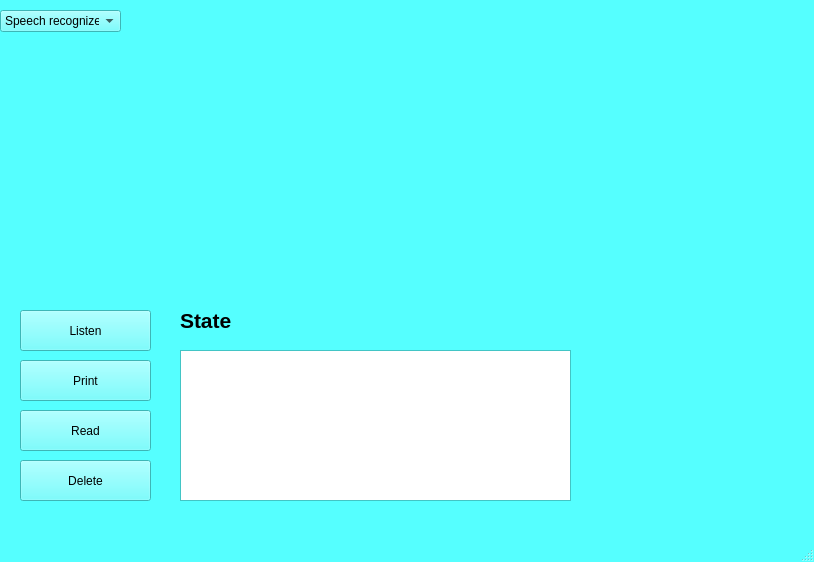
<?xml version="1.0" encoding="UTF-8"?>
<ui version="4.0">
 <class>MainWindow</class>
 <widget class="QMainWindow" name="MainWindow">
  <property name="geometry">
   <rect>
    <x>0</x>
    <y>0</y>
    <width>814</width>
    <height>562</height>
   </rect>
  </property>
  <property name="palette">
   <palette>
    <active>
     <colorrole role="WindowText">
      <brush brushstyle="SolidPattern">
       <color alpha="255">
        <red>0</red>
        <green>0</green>
        <blue>0</blue>
       </color>
      </brush>
     </colorrole>
     <colorrole role="Button">
      <brush brushstyle="SolidPattern">
       <color alpha="255">
        <red>85</red>
        <green>255</green>
        <blue>255</blue>
       </color>
      </brush>
     </colorrole>
     <colorrole role="Light">
      <brush brushstyle="SolidPattern">
       <color alpha="255">
        <red>212</red>
        <green>255</green>
        <blue>255</blue>
       </color>
      </brush>
     </colorrole>
     <colorrole role="Midlight">
      <brush brushstyle="SolidPattern">
       <color alpha="255">
        <red>148</red>
        <green>255</green>
        <blue>255</blue>
       </color>
      </brush>
     </colorrole>
     <colorrole role="Dark">
      <brush brushstyle="SolidPattern">
       <color alpha="255">
        <red>42</red>
        <green>127</green>
        <blue>127</blue>
       </color>
      </brush>
     </colorrole>
     <colorrole role="Mid">
      <brush brushstyle="SolidPattern">
       <color alpha="255">
        <red>57</red>
        <green>170</green>
        <blue>170</blue>
       </color>
      </brush>
     </colorrole>
     <colorrole role="Text">
      <brush brushstyle="SolidPattern">
       <color alpha="255">
        <red>0</red>
        <green>0</green>
        <blue>0</blue>
       </color>
      </brush>
     </colorrole>
     <colorrole role="BrightText">
      <brush brushstyle="SolidPattern">
       <color alpha="255">
        <red>255</red>
        <green>255</green>
        <blue>255</blue>
       </color>
      </brush>
     </colorrole>
     <colorrole role="ButtonText">
      <brush brushstyle="SolidPattern">
       <color alpha="255">
        <red>0</red>
        <green>0</green>
        <blue>0</blue>
       </color>
      </brush>
     </colorrole>
     <colorrole role="Base">
      <brush brushstyle="SolidPattern">
       <color alpha="255">
        <red>255</red>
        <green>255</green>
        <blue>255</blue>
       </color>
      </brush>
     </colorrole>
     <colorrole role="Window">
      <brush brushstyle="SolidPattern">
       <color alpha="255">
        <red>85</red>
        <green>255</green>
        <blue>255</blue>
       </color>
      </brush>
     </colorrole>
     <colorrole role="Shadow">
      <brush brushstyle="SolidPattern">
       <color alpha="255">
        <red>0</red>
        <green>0</green>
        <blue>0</blue>
       </color>
      </brush>
     </colorrole>
     <colorrole role="AlternateBase">
      <brush brushstyle="SolidPattern">
       <color alpha="255">
        <red>170</red>
        <green>255</green>
        <blue>255</blue>
       </color>
      </brush>
     </colorrole>
     <colorrole role="ToolTipBase">
      <brush brushstyle="SolidPattern">
       <color alpha="255">
        <red>255</red>
        <green>255</green>
        <blue>220</blue>
       </color>
      </brush>
     </colorrole>
     <colorrole role="ToolTipText">
      <brush brushstyle="SolidPattern">
       <color alpha="255">
        <red>0</red>
        <green>0</green>
        <blue>0</blue>
       </color>
      </brush>
     </colorrole>
     <colorrole role="PlaceholderText">
      <brush brushstyle="SolidPattern">
       <color alpha="128">
        <red>0</red>
        <green>0</green>
        <blue>0</blue>
       </color>
      </brush>
     </colorrole>
    </active>
    <inactive>
     <colorrole role="WindowText">
      <brush brushstyle="SolidPattern">
       <color alpha="255">
        <red>0</red>
        <green>0</green>
        <blue>0</blue>
       </color>
      </brush>
     </colorrole>
     <colorrole role="Button">
      <brush brushstyle="SolidPattern">
       <color alpha="255">
        <red>85</red>
        <green>255</green>
        <blue>255</blue>
       </color>
      </brush>
     </colorrole>
     <colorrole role="Light">
      <brush brushstyle="SolidPattern">
       <color alpha="255">
        <red>212</red>
        <green>255</green>
        <blue>255</blue>
       </color>
      </brush>
     </colorrole>
     <colorrole role="Midlight">
      <brush brushstyle="SolidPattern">
       <color alpha="255">
        <red>148</red>
        <green>255</green>
        <blue>255</blue>
       </color>
      </brush>
     </colorrole>
     <colorrole role="Dark">
      <brush brushstyle="SolidPattern">
       <color alpha="255">
        <red>42</red>
        <green>127</green>
        <blue>127</blue>
       </color>
      </brush>
     </colorrole>
     <colorrole role="Mid">
      <brush brushstyle="SolidPattern">
       <color alpha="255">
        <red>57</red>
        <green>170</green>
        <blue>170</blue>
       </color>
      </brush>
     </colorrole>
     <colorrole role="Text">
      <brush brushstyle="SolidPattern">
       <color alpha="255">
        <red>0</red>
        <green>0</green>
        <blue>0</blue>
       </color>
      </brush>
     </colorrole>
     <colorrole role="BrightText">
      <brush brushstyle="SolidPattern">
       <color alpha="255">
        <red>255</red>
        <green>255</green>
        <blue>255</blue>
       </color>
      </brush>
     </colorrole>
     <colorrole role="ButtonText">
      <brush brushstyle="SolidPattern">
       <color alpha="255">
        <red>0</red>
        <green>0</green>
        <blue>0</blue>
       </color>
      </brush>
     </colorrole>
     <colorrole role="Base">
      <brush brushstyle="SolidPattern">
       <color alpha="255">
        <red>255</red>
        <green>255</green>
        <blue>255</blue>
       </color>
      </brush>
     </colorrole>
     <colorrole role="Window">
      <brush brushstyle="SolidPattern">
       <color alpha="255">
        <red>85</red>
        <green>255</green>
        <blue>255</blue>
       </color>
      </brush>
     </colorrole>
     <colorrole role="Shadow">
      <brush brushstyle="SolidPattern">
       <color alpha="255">
        <red>0</red>
        <green>0</green>
        <blue>0</blue>
       </color>
      </brush>
     </colorrole>
     <colorrole role="AlternateBase">
      <brush brushstyle="SolidPattern">
       <color alpha="255">
        <red>170</red>
        <green>255</green>
        <blue>255</blue>
       </color>
      </brush>
     </colorrole>
     <colorrole role="ToolTipBase">
      <brush brushstyle="SolidPattern">
       <color alpha="255">
        <red>255</red>
        <green>255</green>
        <blue>220</blue>
       </color>
      </brush>
     </colorrole>
     <colorrole role="ToolTipText">
      <brush brushstyle="SolidPattern">
       <color alpha="255">
        <red>0</red>
        <green>0</green>
        <blue>0</blue>
       </color>
      </brush>
     </colorrole>
     <colorrole role="PlaceholderText">
      <brush brushstyle="SolidPattern">
       <color alpha="128">
        <red>0</red>
        <green>0</green>
        <blue>0</blue>
       </color>
      </brush>
     </colorrole>
    </inactive>
    <disabled>
     <colorrole role="WindowText">
      <brush brushstyle="SolidPattern">
       <color alpha="255">
        <red>42</red>
        <green>127</green>
        <blue>127</blue>
       </color>
      </brush>
     </colorrole>
     <colorrole role="Button">
      <brush brushstyle="SolidPattern">
       <color alpha="255">
        <red>85</red>
        <green>255</green>
        <blue>255</blue>
       </color>
      </brush>
     </colorrole>
     <colorrole role="Light">
      <brush brushstyle="SolidPattern">
       <color alpha="255">
        <red>212</red>
        <green>255</green>
        <blue>255</blue>
       </color>
      </brush>
     </colorrole>
     <colorrole role="Midlight">
      <brush brushstyle="SolidPattern">
       <color alpha="255">
        <red>148</red>
        <green>255</green>
        <blue>255</blue>
       </color>
      </brush>
     </colorrole>
     <colorrole role="Dark">
      <brush brushstyle="SolidPattern">
       <color alpha="255">
        <red>42</red>
        <green>127</green>
        <blue>127</blue>
       </color>
      </brush>
     </colorrole>
     <colorrole role="Mid">
      <brush brushstyle="SolidPattern">
       <color alpha="255">
        <red>57</red>
        <green>170</green>
        <blue>170</blue>
       </color>
      </brush>
     </colorrole>
     <colorrole role="Text">
      <brush brushstyle="SolidPattern">
       <color alpha="255">
        <red>42</red>
        <green>127</green>
        <blue>127</blue>
       </color>
      </brush>
     </colorrole>
     <colorrole role="BrightText">
      <brush brushstyle="SolidPattern">
       <color alpha="255">
        <red>255</red>
        <green>255</green>
        <blue>255</blue>
       </color>
      </brush>
     </colorrole>
     <colorrole role="ButtonText">
      <brush brushstyle="SolidPattern">
       <color alpha="255">
        <red>42</red>
        <green>127</green>
        <blue>127</blue>
       </color>
      </brush>
     </colorrole>
     <colorrole role="Base">
      <brush brushstyle="SolidPattern">
       <color alpha="255">
        <red>85</red>
        <green>255</green>
        <blue>255</blue>
       </color>
      </brush>
     </colorrole>
     <colorrole role="Window">
      <brush brushstyle="SolidPattern">
       <color alpha="255">
        <red>85</red>
        <green>255</green>
        <blue>255</blue>
       </color>
      </brush>
     </colorrole>
     <colorrole role="Shadow">
      <brush brushstyle="SolidPattern">
       <color alpha="255">
        <red>0</red>
        <green>0</green>
        <blue>0</blue>
       </color>
      </brush>
     </colorrole>
     <colorrole role="AlternateBase">
      <brush brushstyle="SolidPattern">
       <color alpha="255">
        <red>85</red>
        <green>255</green>
        <blue>255</blue>
       </color>
      </brush>
     </colorrole>
     <colorrole role="ToolTipBase">
      <brush brushstyle="SolidPattern">
       <color alpha="255">
        <red>255</red>
        <green>255</green>
        <blue>220</blue>
       </color>
      </brush>
     </colorrole>
     <colorrole role="ToolTipText">
      <brush brushstyle="SolidPattern">
       <color alpha="255">
        <red>0</red>
        <green>0</green>
        <blue>0</blue>
       </color>
      </brush>
     </colorrole>
     <colorrole role="PlaceholderText">
      <brush brushstyle="SolidPattern">
       <color alpha="128">
        <red>0</red>
        <green>0</green>
        <blue>0</blue>
       </color>
      </brush>
     </colorrole>
    </disabled>
   </palette>
  </property>
  <property name="windowTitle">
   <string>MainWindow</string>
  </property>
  <widget class="QWidget" name="centralwidget">
   <widget class="QLabel" name="label">
    <property name="geometry">
     <rect>
      <x>-310</x>
      <y>-40</y>
      <width>1121</width>
      <height>621</height>
     </rect>
    </property>
    <property name="text">
     <string/>
    </property>
    <property name="pixmap">
     <pixmap>../../Pictures/shutterstock_1443420086-1380x548 (1).jpeg</pixmap>
    </property>
   </widget>
   <widget class="QPushButton" name="pushButton_2">
    <property name="geometry">
     <rect>
      <x>20</x>
      <y>460</y>
      <width>131</width>
      <height>41</height>
     </rect>
    </property>
    <property name="text">
     <string>Delete</string>
    </property>
   </widget>
   <widget class="QTextEdit" name="textEdit">
    <property name="geometry">
     <rect>
      <x>180</x>
      <y>350</y>
      <width>391</width>
      <height>151</height>
     </rect>
    </property>
   </widget>
   <widget class="QPushButton" name="pushButton">
    <property name="geometry">
     <rect>
      <x>20</x>
      <y>360</y>
      <width>131</width>
      <height>41</height>
     </rect>
    </property>
    <property name="text">
     <string>Print</string>
    </property>
   </widget>
   <widget class="QPushButton" name="pushButton_3">
    <property name="geometry">
     <rect>
      <x>20</x>
      <y>310</y>
      <width>131</width>
      <height>41</height>
     </rect>
    </property>
    <property name="text">
     <string>Listen</string>
    </property>
   </widget>
   <widget class="QLabel" name="label_2">
    <property name="geometry">
     <rect>
      <x>180</x>
      <y>300</y>
      <width>171</width>
      <height>41</height>
     </rect>
    </property>
    <property name="text">
     <string>&lt;html&gt;&lt;head/&gt;&lt;body&gt;&lt;p&gt;&lt;span style=&quot; font-size:16pt; font-weight:600;&quot;&gt;State&lt;/span&gt;&lt;/p&gt;&lt;/body&gt;&lt;/html&gt;</string>
    </property>
   </widget>
   <widget class="QPushButton" name="pushButton_4">
    <property name="geometry">
     <rect>
      <x>20</x>
      <y>410</y>
      <width>131</width>
      <height>41</height>
     </rect>
    </property>
    <property name="text">
     <string>Read</string>
    </property>
   </widget>
   <widget class="QComboBox" name="comboBox">
    <property name="geometry">
     <rect>
      <x>0</x>
      <y>10</y>
      <width>121</width>
      <height>22</height>
     </rect>
    </property>
    <item>
     <property name="text">
      <string>Speech recognizer</string>
     </property>
    </item>
    <item>
     <property name="text">
      <string>Face Recognizer</string>
     </property>
    </item>
   </widget>
  </widget>
  <widget class="QMenuBar" name="menubar">
   <property name="geometry">
    <rect>
     <x>0</x>
     <y>0</y>
     <width>814</width>
     <height>21</height>
    </rect>
   </property>
  </widget>
  <widget class="QStatusBar" name="statusbar"/>
 </widget>
 <resources/>
 <connections/>
</ui>
